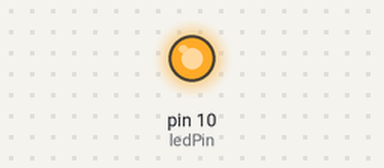
Bench run of a sketch on a simulated Arduino Uno, built with avr-gcc and run on an emulated ATmega328P. On the bench: output pins drawn as LEDs (lit = HIGH).

Above: at 1.0 s.
At 4.8 s:
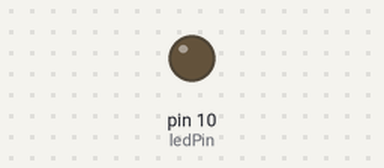
Timing chart, 0 to 9.7 s (numbered marks = the images above):
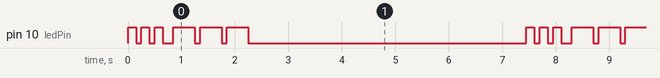

Measured:
- by itself, pin 10 (ledPin): repeats every 7.5 s: 2 × (LOW 0.10 s, HIGH 0.15 s), LOW 0.20 s, 2 × (HIGH 0.40 s, LOW 0.10 s), HIGH 0.40 s, LOW 5.2 s, HIGH 0.15 s
- by itself, everything shown: repeats every 7.5 s, in 12 steps

The sketch:

Projekti_3a-SOS_Valo.ino
```cpp
int ledPin = 10;

void setup() {
pinMode(ledPin, OUTPUT);
}

void loop() {
// 3 lyhyttä väläystä, eli “S”
digitalWrite(ledPin,HIGH); delay(150); digitalWrite(ledPin,LOW); delay(100);
digitalWrite(ledPin,HIGH); delay(150); digitalWrite(ledPin,LOW); delay(100);
digitalWrite(ledPin,HIGH); delay(150); digitalWrite(ledPin,LOW); delay(100);
delay(100); //100 millisekunnin tauko

//3 pitkää väläystä, eli “0”
digitalWrite(ledPin,HIGH); delay(400); digitalWrite(ledPin,LOW); delay(100);
digitalWrite(ledPin,HIGH); delay(400); digitalWrite(ledPin,LOW); delay(100);
digitalWrite(ledPin,HIGH); delay(400); digitalWrite(ledPin,LOW); delay(100);
delay(100);
//100 millisekunnin tauko

//3 lyhyttä väläystä “S” again

// LISÄÄ TÄHÄN PUUTTUVA KOODI

delay(5000); // odotetaan viisi sekuntia ja toistetaan taas S.O.S.
}
```
